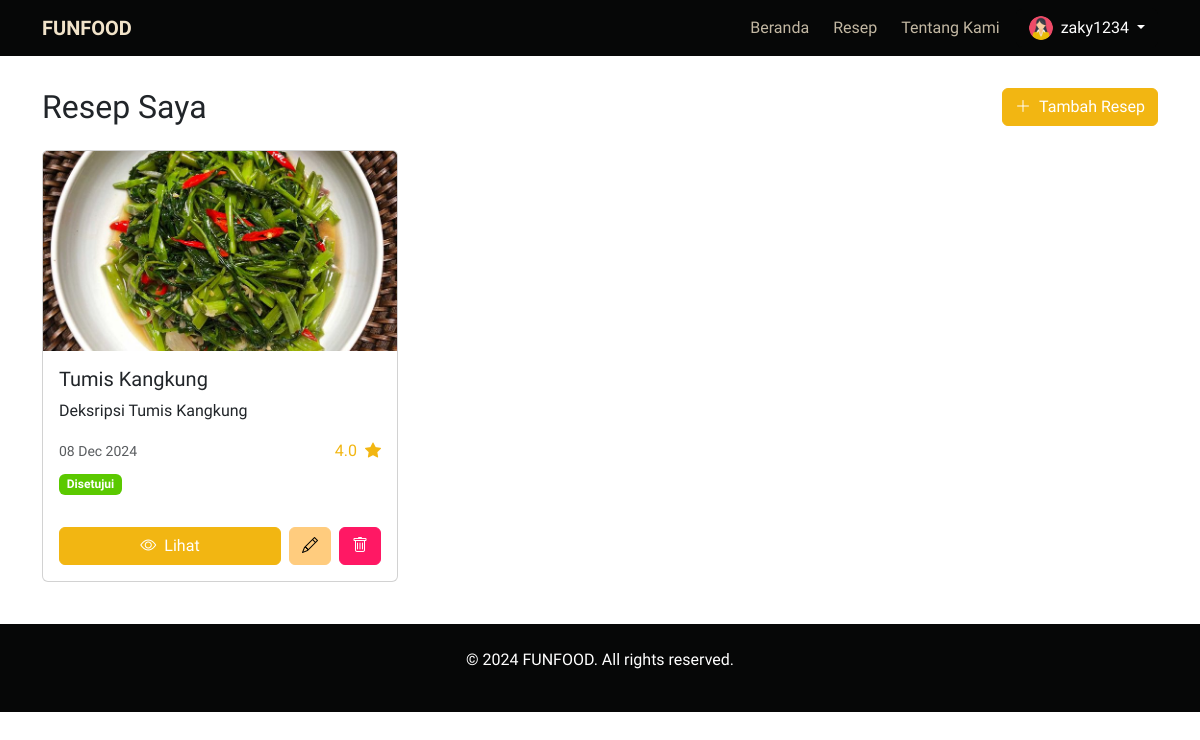
The page /recipes/my/ (signed in) on the database as committed earlier.
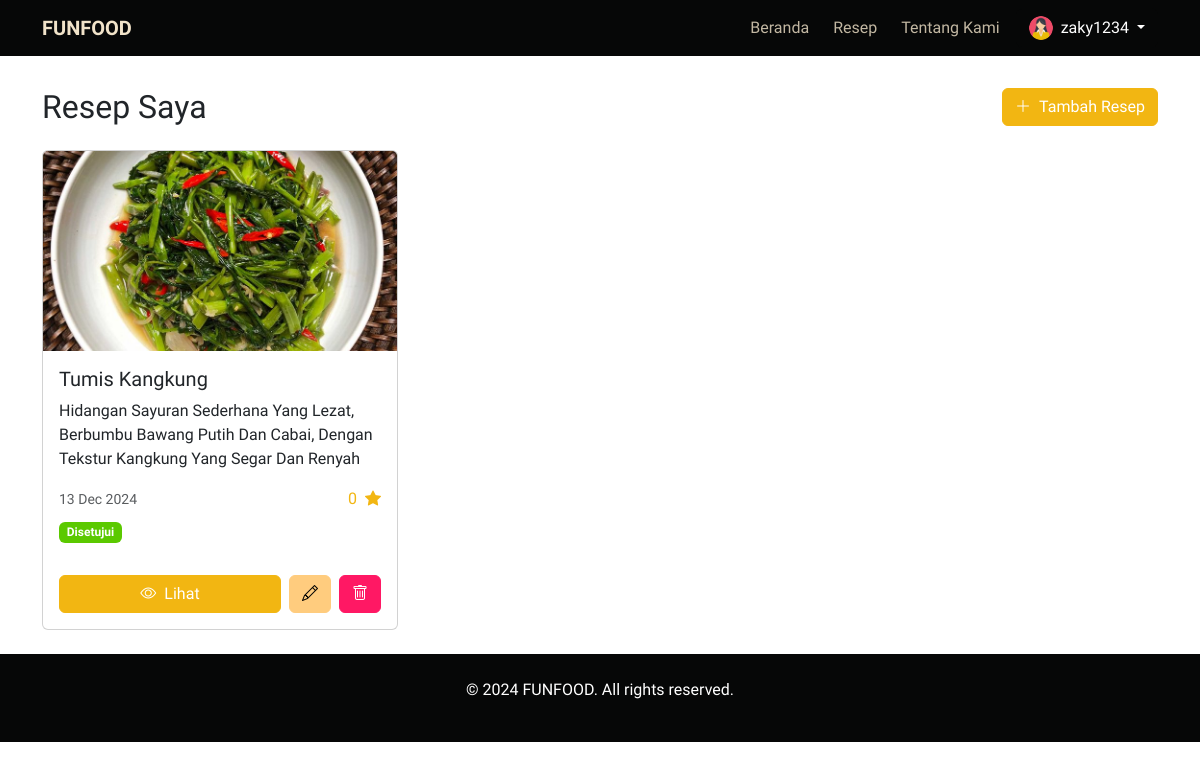
The same page on the database as committed later.
### funfood_app/models.py (models this page shows, shortened)
class Recipe(models.Model):
    user = models.ForeignKey(CustomUser, on_delete=models.CASCADE, related_name='recipes')
    title = models.CharField(max_length=100)
    description = models.TextField()
    ingredients = models.TextField(help_text='Separate each ingredient with a newline.')
    steps = models.TextField(help_text='Separate each step with a newline.')
    image = models.ImageField(upload_to='recipe/', blank=True, null=True)
    category = models.ForeignKey('Category', on_delete=models.CASCADE, related_name='recipes')
    is_approved = models.BooleanField(default=False)
    created_at = models.DateTimeField(auto_now_add=True)
    def get_avg_rating(self):
        reviews = self.reviews.all()
        if reviews.exists():
            total_rating = sum(review.rating for review in reviews)
            return round(total_rating / reviews.count(), 2)
        return 0

class Review(models.Model):
    user = models.ForeignKey(CustomUser, on_delete=models.CASCADE, related_name='reviews')
    recipe = models.ForeignKey(Recipe, on_delete=models.CASCADE, related_name='reviews')
    rating = models.PositiveIntegerField()
    comment = models.TextField(blank=True)
    created_at = models.DateTimeField(auto_now_add=True)

### funfood_app/views.py (the view)
# urls.py: path('recipes/my/', views.MyRecipesView.as_view(), name='my_recipes'),
class MyRecipesView(LoginRequiredMixin, ListView):
    model = Recipe
    template_name = 'user/my_recipes.html'
    context_object_name = 'recipes'
    def get_queryset(self):
        return Recipe.objects.filter(user=self.request.user).order_by('-created_at')
    def get_context_data(self, **kwargs):
        context = super().get_context_data(**kwargs)
        context['categories'] = Category.objects.all()
        context['form'] = RecipeForm()
        return context

### templates/user/my_recipes.html (shortened to what this page needs)
{% extends '../base.html' %}
{% load static %}
{% block content %}
<div class="container py-4">
  <div class="d-flex justify-content-between align-items-center mb-4">
    <h2 class="mb-0">Resep Saya</h2>
    <button class="btn btn-primary" data-bs-toggle="modal" data-bs-target="#addRecipeModal">
      <i class="bi bi-plus-lg me-2"></i>Tambah Resep
    </button>
  </div>
  {% if recipes %}
  <div class="row g-4">
    {% for recipe in recipes %}
    <div class="col-md-4">
      <div class="card h-100">
        <img src="{{ recipe.image.url }}" class="card-img-top" alt="{{ recipe.title }}" style="height: 200px; object-fit: cover">
        <div class="card-body">
          <h5 class="card-title text-capitalize">{{ recipe.title }}</h5>
          <p class="card-text text-capitalize">{{ recipe.description|truncatewords:20 }}</p>
          <div class="d-flex justify-content-between align-items-center">
            <small class="text-muted">{{ recipe.created_at|date:"d M Y" }}</small>
            <div class="text-primary">
              <span class="me-1">{{ recipe.get_avg_rating }}</span>
              <i class="bi bi-star-fill"></i>
            </div>
          </div>
          <div class="mt-2">
            {% if recipe.is_approved %}
            <span class="badge bg-success">Disetujui</span>
            {% else %}
            <span class="badge bg-warning text-dark">Menunggu Persetujuan</span>
            {% endif %}
          </div>
        </div>
        <div class="card-footer bg-transparent border-0 p-3">
          <div class="d-flex gap-2">
            <a href="{% url 'recipe_detail' recipe.pk %}" class="btn btn-primary flex-grow-1">
              <i class="bi bi-eye me-2"></i>Lihat
            </a>
            <button class="btn btn-warning" data-bs-toggle="modal" data-bs-target="#editRecipeModal{{ recipe.pk }}">
              <i class="bi bi-pencil"></i>
            </button>
            <button type="button" class="btn btn-danger" data-bs-toggle="modal" data-bs-target="#deleteModal{{ recipe.pk }}">
              <i class="bi bi-trash"></i>
            </button>
          </div>
        </div>
      </div>
    </div>
    {% endfor %}
  </div>
  {% endif %}
</div>
{% endblock %}

Rows that differ between the two databases and show on the page:
changed Recipe "Tumis Kangkung": description "Deksripsi Tumis Kangkung" → "Hidangan Sayuran Sederhana Yang Lezat, Berbumbu Bawang Putih Dan Cabai, Dengan Tekstur Kangkung Yang Segar Dan Renyah"; created_at "08 Dec 2024" → "13 Dec 2024"; get_avg_rating "4.0" → "0"
